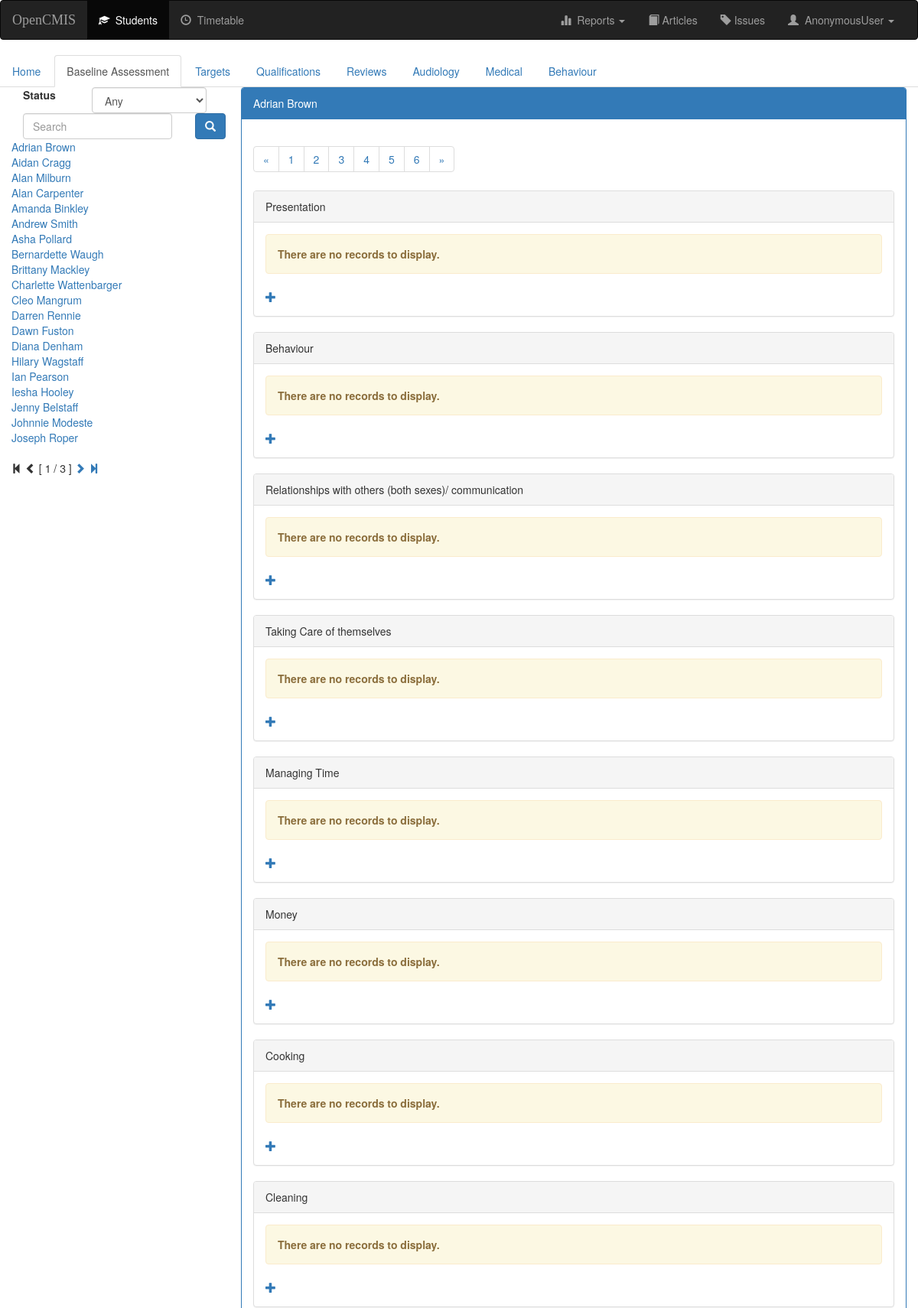
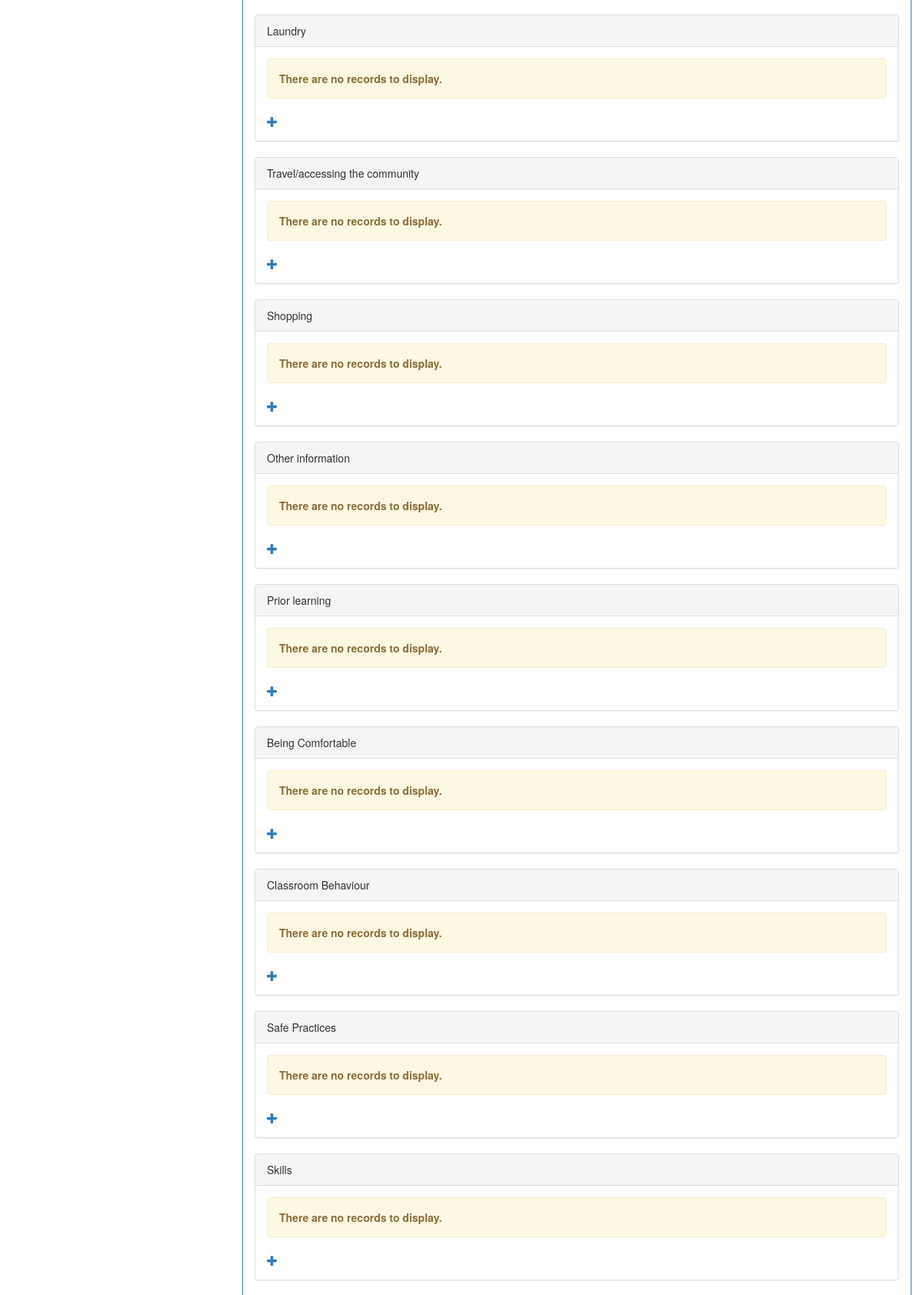
Screenshot of /opencmis/student/15/baseline/ (upper part) with the database file from the repository (2 pictures, top to bottom).
### opencmis/models.py (models this page shows, shortened)
class Student(models.Model):
    status = models.ForeignKey('Status', blank=False)
    title = models.ForeignKey('Title', blank=True)
    first_name = models.CharField(max_length=50, blank=False)
    last_name = models.CharField(max_length=30, blank=False)
    gender_choices = (('M', 'Male'), ('F', 'Female'))
    gender = models.CharField(max_length=1, choices=gender_choices, default='M')
    ethnicity = models.ForeignKey('Ethnicity', blank=True, null=True, on_delete=models.SET_NULL)
    date_of_birth = models.DateField(blank=False)
    ULN = models.CharField(max_length=10, blank=True)
    house = models.CharField(max_length=50, blank=True)
    road = models.CharField(max_length=50, blank=True)
    area = models.CharField(max_length=50, blank=True)
    town = models.CharField(max_length=50, blank=True)
    post_code = models.CharField(max_length=12, blank=True)
    photo = models.FileField(blank=True)
    def __str__(self):
        return '%s %s' % (self.first_name, self.last_name)

class BaselineEntry(models.Model):
    heading = models.CharField(max_length=80)
    blurb = models.TextField()
    def __str__(self):
        return "%s" %self.heading
    class Meta:
        verbose_name_plural = 'BaselineEntries'

### opencmis/views.py (the view, shortened to what this page needs)
class BaselineIndex(ListView):
    model = BaselineValue
    template_name = 'opencmis/baseline.html'
    context_object_name = 'item_list'
    def get_context_data(self, **kwargs):
        context = super(BaselineIndex, self).get_context_data(**kwargs)
        context['student_list'] = Student.objects.all()
        context['student'] = get_object_or_404(Student, pk=self.kwargs['student_id'])
        my_list = []
        for entry in BaselineEntry.objects.all():
            item = {'entry': entry}
            item['data'] = BaselineValue.objects.filter(student=self.kwargs['student_id'], baseline=entry).order_by('week')
            my_list.append(item)
        context['baseline_list'] = my_list
        context['tab'] = 'baseline'
        context['index'] = index_context(self.request)
        return context
    def get_queryset(self):
        return BaselineValue.objects.filter(student=self.kwargs['student_id'])

### opencmis/models.py (called while the page is built)
    def __str__(self):
        return self.status

### opencmis/templates/opencmis/baseline.html (shortened to what this page needs)
{% extends 'opencmis/student-base.html' %}
{% block baseline-active %}active{% endblock %}
{% block student-body %}
<nav aria-label="Page navigation">
    <ul class="pagination">
        <li>
            <a href="#" aria-label="Previous">
                <span aria-hidden="true">&laquo;</span>
            </a>
        </li>
        <li><a href="#">1</a></li>
        <li><a href="#">2</a></li>
        <li><a href="#">3</a></li>
        <li><a href="#">4</a></li>
        <li><a href="#">5</a></li>
        <li><a href="#">6</a></li>
        <li>
            <a href="#" aria-label="Next">
                <span aria-hidden="true">&raquo;</span>
            </a>
        </li>
    </ul>
</nav>
    {% for e in baseline_list %}
        <div class="panel panel-default">
            <div class="panel-heading">{{e.entry}}</div>
            <div class="panel-body">
                {% for i in e.data %}
                <div class="panel panel-default">
                    <div class="panel-heading">Week&nbsp;{{i.week}}&nbsp;<a href="{% url 'opencmis:student-update' student.id %}"><span
                    class="glyphicon glyphicon-pencil"></span></a></div>
                    <div class="panel-body">
                        {{i.text|safe}}
                    </div>
                    <div class="panel-footer">{{i.user}} : {{i.date}}</div>
                </div>
                {% empty %}
                    <div class="alert alert-warning" role="alert">
                        <strong>There are no records to display.</strong>
                    </div>
                {% endfor %}
                <a href="{% url 'opencmis:baseline-add' student.id e.entry.pk %}">
                    <span class="glyphicon glyphicon-plus"></span>
                </a>
            </div>
        </div>
    {% empty %}
        <div class="alert alert-warning" role="alert">
            <strong>There are no qualifications to display.</strong>
        </div>
    {% endfor %}
{% endblock %}

### opencmis/templates/opencmis/student-base.html (shortened to what this page needs)
{% extends 'opencmis/base.html' %}
{% block submenu %}
{% if student != 'Nobody' %}
<ul class="nav nav-tabs">
    <li class="{% block home-active %}{% endblock %}"><a href="{% url 'opencmis:student-detail' student.id %}">Home</a></li>
    <li class="{% block baseline-active %}{% endblock %}"><a href="{% url 'opencmis:baseline' student.id %}">Baseline Assessment</a></li>
    <li class="{% block target-active %}{% endblock %}"><a href="#">Targets</a></li>
    <li class="{% block qualification-active %}{% endblock %}"><a href="{% url 'opencmis:student-qualification' student.id %}">Qualifications</a></li>
    <li class="{% block review-active %}{% endblock %}"><a href="#">Reviews</a></li>
    <li class="{% block audiology-active %}{% endblock %}"><a href="#">Audiology</a></li>
    <li class="{% block medical-active %}{% endblock %}"><a href="#">Medical</a></li>
    <li class="{% block behaviour-active %}{% endblock %}"><a href="{% url 'opencmis:behaviour-index' student.id %}">Behaviour</a></li>
</ul>
{% endif %}
{% endblock %}
{% block body %}
<div class="panel panel-primary">
    <div class="panel-heading">{{student}}</div>
    <div class="panel-body">
        {% block student-body %}
        {% endblock %}
    </div>
</div>
{% endblock %}
{% block index %}
    <form id="searchform" action="" method="get" accept-charset="utf-8">
        <fieldset>
            <div class="form-group">
                <label class="col-xs-4 col-form-label" for="filter">Status</label>
                <div class="col-xs-8">
                    <select class="form-control" id = "filter" name="filter">
                        <option value="any">Any</option>
                    </select>
                </div>
                <div class="col-xs-10">
                    <input class="form-control" id="searchbox" name="q" type="text" placeholder="Search">
                </div>
                <div class="col-xs-2">
                    <button class="btn btn-primary" type="submit">
                        <span class="glyphicon glyphicon-search" aria-hidden="true"></span>
                    </button>
                </div>
            </div>
        </fieldset>
    </form>
    {% for i in index.index %}
    <a href="{% url 'opencmis:student-detail' i.id %}">{{i}}</a><br>
    {% empty %}
    <li>No people returned.</li>
    {% endfor %}
    {% if index.index.paginator.num_pages != 1 %}
    <div class="pagination">
        <span class="step-links">
            {% if index.index.has_previous %}
                <a href="?page=1">
                    <span class="glyphicon glyphicon-step-backward" aria-hidden="true"></span>
                </a>
                <a href="?page={{ index.index.previous_page_number }}">
                    <span class="glyphicon glyphicon-chevron-left" aria-hidden="true"></span>
                </a>
            {% else %}
                <span class="glyphicon glyphicon-step-backward" aria-hidden="true"></span>
                <span class="glyphicon glyphicon-chevron-left" aria-hidden="true"></span>
            {% endif %}
            <span class="current">
                [ {{ index.index.number }} / {{ index.index.paginator.num_pages }} ]
            </span>
            {% if index.index.has_next %}
                <a href="?page={{ index.index.next_page_number }}">
                    <span class="glyphicon glyphicon-chevron-right" aria-hidden="true"></span>
                </a>
                <a href="?page={{ index.index.paginator.num_pages }}">
                    <span class="glyphicon glyphicon-step-forward" aria-hidden="true"></span>
                </a>
            {% else %}
                <span class="glyphicon glyphicon-chevron-right" aria-hidden="true"></span>
                <span class="glyphicon glyphicon-step-forward" aria-hidden="true"></span>
            {% endif %}
        </span>
    </div>
    {% endif %}
{% endblock %}

### rows the page displays
Student: first_name+last_name "Adrian Brown"
Student: first_name+last_name "Aidan Cragg"
Student: first_name+last_name "Alan Milburn"
Student: first_name+last_name "Alan Carpenter"
Student: first_name+last_name "Amanda Binkley"
Student: first_name+last_name "Andrew Smith"
Student: first_name+last_name "Asha Pollard"
Student: first_name+last_name "Bernardette Waugh"
Student: first_name+last_name "Brittany Mackley"
Student: first_name+last_name "Charlette Wattenbarger"
Student: first_name+last_name "Cleo Mangrum"
Student: first_name+last_name "Darren Rennie"
Student: first_name+last_name "Dawn Fuston"
Student: first_name+last_name "Diana Denham"
Student: first_name+last_name "Hilary Wagstaff"
Student: first_name+last_name "Ian Pearson"
Student: first_name+last_name "Iesha Hooley"
Student: first_name+last_name "Jenny Belstaff"
Student: first_name+last_name "Johnnie Modeste"
Student: first_name+last_name "Joseph Roper"
BaselineEntry: entry "Presentation"
BaselineEntry: entry "Behaviour"
BaselineEntry: entry "Relationships with others (both sexes)/ communication"
BaselineEntry: entry "Taking Care of themselves"
BaselineEntry: entry "Managing Time"
BaselineEntry: entry "Money"
BaselineEntry: entry "Cooking"
BaselineEntry: entry "Cleaning"
BaselineEntry: entry "Laundry"
BaselineEntry: entry "Travel/accessing the community"
BaselineEntry: entry "Shopping"
BaselineEntry: entry "Other information"
BaselineEntry: entry "Prior learning"
BaselineEntry: entry "Being Comfortable"
BaselineEntry: entry "Classroom Behaviour"
BaselineEntry: entry "Safe Practices"
BaselineEntry: entry "Skills"

### other values shown
{{ user }} "AnonymousUser"
{{ index.index.number }} "1"
{{ index.index.paginator.num_pages }} "3"
